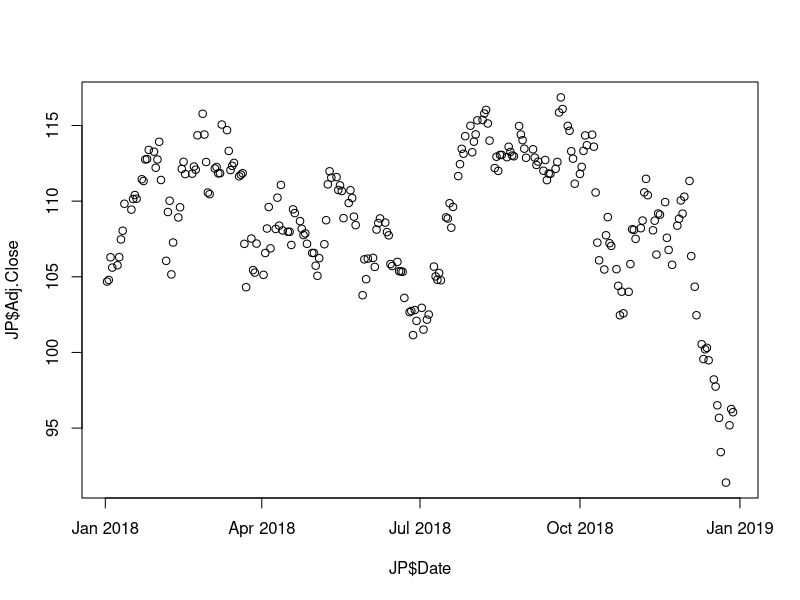

Write R code to recreate this figure.
JP <- read.csv("data/JPM.csv")

JP$Date <- as.Date(JP$Date, "%Y-%m-%d")

# plot the stock price over time
plot (JP$Adj.Close ~ JP$Date)

# calculate average stock value